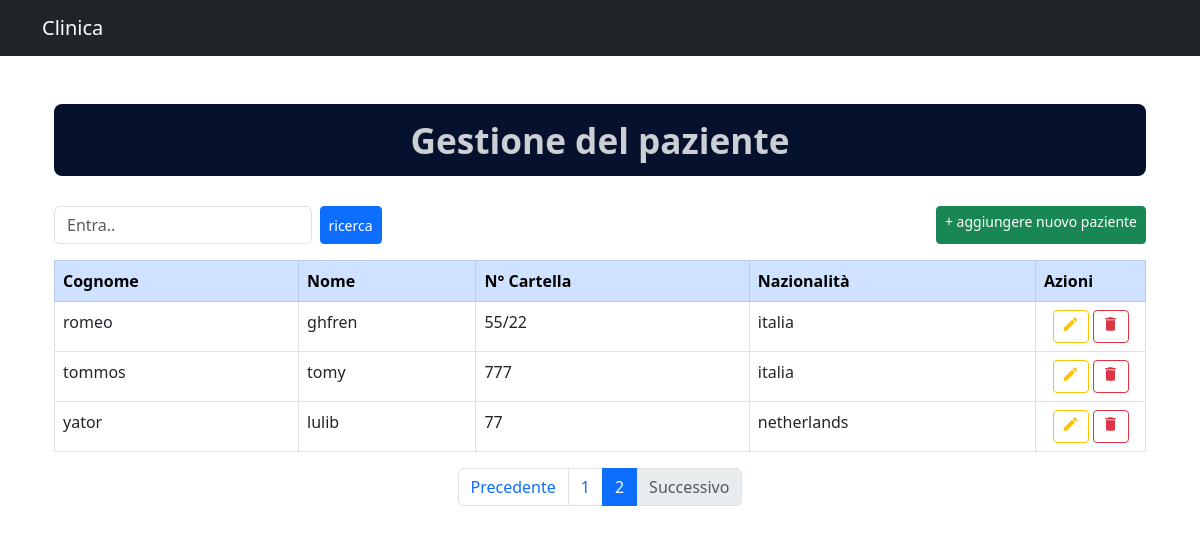
Page /?q=&page=2 on the committed database.
### patient/models.py (models this page shows, shortened)
class Patient(models.Model):
    cognome = models.CharField(max_length=100)
    nome = models.CharField(max_length=100)
    numero_cartella = models.CharField("N° cartella", max_length=50, blank=True)
    data_nascita = models.DateField(null=True, blank=True)
    telefono = models.CharField("N° di telefono", max_length=50, blank=True)
    nazionalita = models.CharField(max_length=100, blank=True)
    data_arrivo_italia = models.DateField(null=True, blank=True)
    prima_visita = models.DateField(null=True, blank=True)
    professione_origine = models.CharField(max_length=200, blank=True)
    professione_italia = models.CharField(max_length=200, blank=True)
    stp = models.CharField(max_length=100, blank=True)
    esenzioni = models.CharField(max_length=200, blank=True)
    motivo_migrazione = models.CharField(
        max_length=100,
        choices=[
            ("Lavoro", "Lavoro"),
            ("Guerra", "Guerra"),
            ("Politico", "Politico"),
            ("Altro", "Altro"),
        ],
        blank=True
    )
    ha_famiglia_in_patria = models.BooleanField(default=False)
    ha_famiglia_in_italia = models.BooleanField(default=False)
    ha_parenti_in_italia = models.BooleanField(default=False)
    ha_amici_in_italia = models.BooleanField(default=False)
    titolo_studio = models.CharField(
        max_length=50,
        choices=[
            ("Elementari", "Elementari"),
            ("Medie", "Medie"),
            ("Superiori", "Superiori"),
            ("Università", "Università"),
        ],
        blank=True
    )
    stile_vita = models.CharField(
        max_length=50,
        choices=[
            ("Regolare", "Regolare con requisiti minimi"),
            ("Stabile", "Stabile senza requisiti minimi"),
            ("Precario", "Precario"),
            ("Comunita", "Comunità/dormitori"),
        ],
        blank=True
    )
    occupazione = models.CharField(
        max_length=50,
        choices=[
            ("Stabile", "Stabile"),
            ("Occasionale", "Occasionale"),
            ("Disoccupato", "Disoccupato"),
        ],
        blank=True
    )
    conoscenza_italiano = models.CharField(
        max_length=50,
        choices=[
            ("Scarsa", "Scarsa (necessita traduzione)"),
            ("Sufficiente", "Sufficiente"),
            ("Ottima", "Ottima"),
        ],
        blank=True
    )
    seconda_lingua = models.CharField(max_length=100, blank=True)
    fam_ipertensione = models.BooleanField(default=False)
    fam_diabete = models.BooleanField(default=False)
    fam_epilessia = models.BooleanField(default=False)
    fam_infarto = models.BooleanField(default=False)
    fam_neoplasia = models.BooleanField(default=False)
    fam_mal_immunologiche = models.BooleanField(default=False)
    fam_stroke = models.BooleanField(default=False)
    fam_tbc_hiv_hbv_hcv = models.BooleanField(default=False)
    fam_mal_renali = models.BooleanField(default=False)
    fam_altro = models.CharField(max_length=200, blank=True)
    rem_ipertensione = models.BooleanField(default=False)
    rem_diabete = models.BooleanField(default=False)
    rem_tbc = models.BooleanField(default=False)
    rem_mal_immunologiche = models.BooleanField(default=False)
    rem_infarto = models.BooleanField(default=False)
    rem_neoplasia = models.BooleanField(default=False)
    rem_hiv = models.BooleanField(default=False)
    rem_mal_renali = models.BooleanField(default=False)
    rem_stroke = models.BooleanField(default=False)
    rem_epilessia = models.BooleanField(default=False)
    rem_hbv_hcv = models.BooleanField(default=False)
    allergie = models.TextField(blank=True)
    fumo = models.BooleanField(default=False)
    alcool = models.BooleanField(default=False)
    droghe = models.BooleanField("Sostanze stupefacenti", default=False)
    terapia = models.TextField(blank=True)
    farmaci_costosi = models.CharField("Farmaci particolari/costosi", max_length=200, blank=True)
    motivo_visita = models.TextField("Anamnesi patologica prossima/motivo della visita", blank=True)
    esame_obiettivo = models.TextField(blank=True)
    programma = models.TextField(blank=True)
    diario_clinico = models.TextField(blank=True)

### patient/views.py (the view)
# urls.py: path('', views.home, name='home'),            # 👈 shows patient list
def home(request):
    query = request.GET.get('q', '')
    patients_list = Patient.objects.filter(
        Q(nome__icontains=query) |
        Q(cognome__icontains=query) |
        Q(numero_cartella__icontains=query) |
        Q(nazionalita__icontains=query)
    ).order_by('cognome')
    paginator = Paginator(patients_list, 10)  # 10 per page
    page_number = request.GET.get('page')
    patients = paginator.get_page(page_number)
    return render(request, 'patient/home.html', {
        'patients': patients,
        'query': query
    })

### patient/templates/patient/home.html
{% extends 'base.html' %}
{% load static %}
{% block content %}
<div class="container mt-5">
  <h2 style="
    font-family: 'Segoe UI', Tahoma, sans-serif;
    font-size: 2.2rem;
    font-weight: 600;
    background-color: #05112d;
    color: #cccfd3;
    padding: 15px 25px;
    border-radius: 8px;
    margin-bottom: 30px;
    text-align: center;
  ">
    Gestione del paziente
  </h2>
  <div class="d-flex justify-content-between mb-3">
    <form method="get" class="d-flex" style="width: 30%;">
      <input type="text" name="q" placeholder="Entra.." value="{{ query|default:'' }}" class="form-control me-2">
      <button type="submit" class="btn btn-primary btn-sm">ricerca</button>
    </form>
    <a href="{% url 'add_patient' %}" class="btn btn-success btn-sm">+ aggiungere nuovo paziente</a>
  </div>
  <table class="table table-bordered">
    <thead class="table-primary">
      <tr>
        <th>Cognome</th>
        <th>Nome</th>
        <th>N° Cartella</th>
        <th>Nazionalità</th>
        <th style="width: 110px;">Azioni</th>
      </tr>
    </thead>
    <tbody>
      {% for patient in patients %}
      <tr>
        <td>{{ patient.cognome }}</td>
        <td>{{ patient.nome }}</td>
        <td>{{ patient.numero_cartella }}</td>
        <td>{{ patient.nazionalita }}</td>
        <td class="text-center">
          <div class="d-flex justify-content-center gap-1">
         <a href="{% url 'edit_patient' patient.id %}"
   class="btn btn-outline-warning btn-sm" title="Modifica">
  <span class="material-icons" style="font-size: 18px;">edit</span>
</a>
<a href="{% url 'delete_patient' patient.id %}"
   class="btn btn-outline-danger btn-sm" title="Elimina"
   onclick="return confirm('Sei sicuro di voler eliminare questo paziente?');">
  <span class="material-icons" style="font-size: 18px;">delete</span>
</a>
          </div>
        </td>
      </tr>
      {% empty %}
      <tr>
        <td colspan="5" class="text-center">Nessun paziente trovato.</td>
      </tr>
      {% endfor %}
    </tbody>
  </table>
  {% if patients.has_other_pages %}
  <nav>
    <ul class="pagination justify-content-center">
      {% if patients.has_previous %}
        <li class="page-item">
          <a class="page-link" href="?q={{ query }}&page={{ patients.previous_page_number }}">Precedente</a>
        </li>
      {% else %}
        <li class="page-item disabled"><span class="page-link">Precedente</span></li>
      {% endif %}
      {% for num in patients.paginator.page_range %}
        {% if patients.number == num %}
          <li class="page-item active"><span class="page-link">{{ num }}</span></li>
        {% else %}
          <li class="page-item">
            <a class="page-link" href="?q={{ query }}&page={{ num }}">{{ num }}</a>
          </li>
        {% endif %}
      {% endfor %}
      {% if patients.has_next %}
        <li class="page-item">
          <a class="page-link" href="?q={{ query }}&page={{ patients.next_page_number }}">Successivo</a>
        </li>
      {% else %}
        <li class="page-item disabled"><span class="page-link">Successivo</span></li>
      {% endif %}
    </ul>
  </nav>
  {% endif %}
</div>
{% endblock %}

### rows in the picture
Patient: cognome "romeo", nome "ghfren", numero_cartella "55/22", nazionalita "italia"
Patient: cognome "tommos", nome "tomy", numero_cartella "777", nazionalita "italia"
Patient: cognome "yator", nome "lulib", numero_cartella "77", nazionalita "netherlands"

### other values in the picture
{{ num }} "1"
{{ num }} "2"
